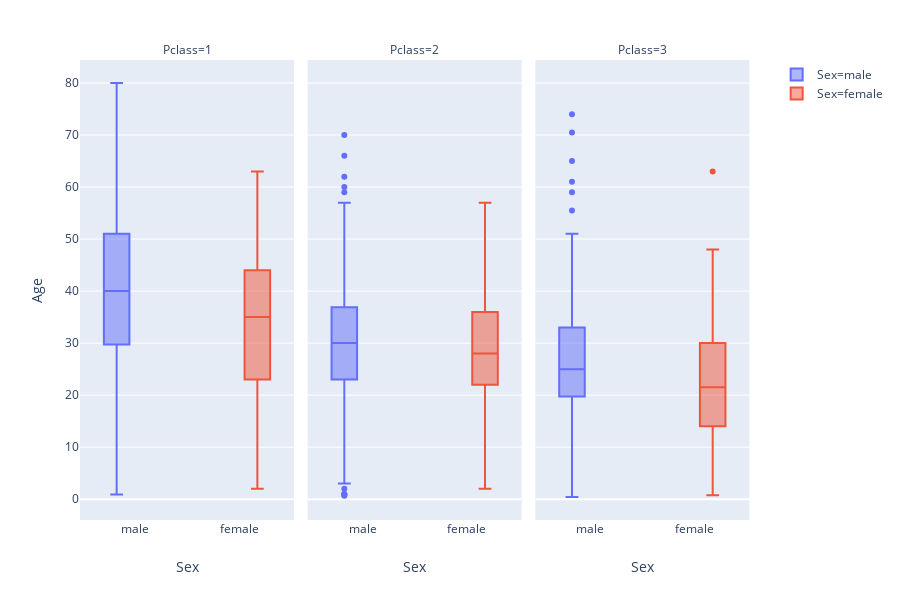

Notebook source saved alongside this figure:
### Code cell
fig = px.box(df.sort_values(by=['Pclass']), x = "Sex",color="Sex", y="Age", facet_col="Pclass")
fig.show()

### Figure 1 — Plotly figure (JSON) as saved in the notebook; plotly's stock layout.template omitted (floating-point values rounded to 4 significant figures; data arrays with more than 128 entries replaced by an {"elided": "..."} marker saying what was removed)
{"data": [{"alignmentgroup": "True", "hoverlabel": {"namelength": 0}, "hovertemplate": "Sex=%{x}<br>Pclass=1<br>Age=%{y}", "legendgroup": "Sex=male", "marker": {"color": "#636efa"}, "name": "Sex=male", "notched": false, "offsetgroup": "Sex=male", "orientation": "v", "showlegend": true, "type": "box", "x": ["male", "male", "male", "male", "male", "male", "male", "male", "male", "male", "male", "male", "male", "male", "male", "male", "male", "male", "male", "male", "male", "male", "male", "male", "male", "male", "male", "male", "male", "male", "male", "male", "male", "male", "male", "male", "male", "male", "male", "male", "male", "male", "male", "male", "male", "male", "male", "male", "male", "male", "male", "male", "male", "male", "male", "male", "male", "male", "male", "male", "male", "male", "male", "male", "male", "male", "male", "male", "male", "male", "male", "male", "male", "male", "male", "male", "male", "male", "male", "male", "male", "male", "male", "male", "male", "male", "male", "male", "male", "male", "male", "male", "male", "male", "male", "male", "male", "male", "male", "male", "male", "male", "male", "male", "male", "male", "male", "male", "male", "male", "male", "male", "male", "male", "male", "male", "male", "male", "male", "male", "male", "male"], "x0": " ", "xaxis": "x", "y": [4, 0.92, null, 48, null, null, null, 31, null, 60, 45, 49, 42, 29, 38, 45.5, 35, 27, 37, 40, null, null, 56, 61, 29, 45, 38, 19, null, 40, 52, 62, 35, 37, 44, null, 36, 70, 27, 47, 36, null, 35, null, 18, 49, 71, 55, 58, 27, null, null, 62, 36, 17, 64, 50, 60, 45, 25, null, 42, 61, 58, 50, 47, 36, 56, 31, 27, 22, 36, 25, 48, 28, 50, 56, 80, 47, 32, 48, null, 65, 49, 30, 52, 34, 26, 64, null, 36, 38, 47, 31, 24, 11, 37, null, 28, 42, 28, 39, null, 21, 24, 19, 33, 23, 46, 40, 54, 71, null, 28, 51, null, 45, 54, 51, 46, null, 65], "y0": " ", "yaxis": "y"}, {"alignmentgroup": "True", "hoverlabel": {"namelength": 0}, "hovertemplate": "Sex=%{x}<br>Pclass=2<br>Age=%{y}", "legendgroup": "Sex=male", "marker": {"color": "#636efa"}, "name": "Sex=male", "notched": false, "offsetgroup": "Sex=male", "orientation": "v", "showlegend": false, "type": "box", "x": ["male", "male", "male", "male", "male", "male", "male", "male", "male", "male", "male", "male", "male", "male", "male", "male", "male", "male", "male", "male", "male", "male", "male", "male", "male", "male", "male", "male", "male", "male", "male", "male", "male", "male", "male", "male", "male", "male", "male", "male", "male", "male", "male", "male", "male", "male", "male", "male", "male", "male", "male", "male", "male", "male", "male", "male", "male", "male", "male", "male", "male", "male", "male", "male", "male", "male", "male", "male", "male", "male", "male", "male", "male", "male", "male", "male", "male", "male", "male", "male", "male", "male", "male", "male", "male", "male", "male", "male", "male", "male", "male", "male", "male", "male", "male", "male", "male", "male", "male", "male", "male", "male", "male", "male", "male", "male", "male", "male"], "x0": " ", "xaxis": "x2", "y": [28, 25, 36, 2, 30, 52, 66, 31, 39, 1, 54, 43, 0.83, 31, 34, 25, 25, 32, 46, 23, 57, 24, 3, 23, null, 24, 48, null, 34, 28, 32, 29, 30, 60, 16, 0.83, 26, null, 34, 21, 31, 21, 70, 18, null, 36, null, 19, 33, 29, 19, 23, 54, 27, 25, 36.5, 54, null, 23, 1, 44, 28, 42, 18, 30, 27, 32, 51, 30, 19, 18, 34, 59, 24, 39, 3, 0.67, 21, 47, 35, 42, 29, 35, 36, 8, 52, 31, 27, 62, 34, 34, 50, 16, null, 23, null, 23, 37, 36, 39, 30, 28, 25, 42, 32.5, 18, null, 19], "y0": " ", "yaxis": "y2"}, {"alignmentgroup": "True", "hoverlabel": {"namelength": 0}, "hovertemplate": "Sex=%{x}<br>Pclass=3<br>Age=%{y}", "legendgroup": "Sex=male", "marker": {"color": "#636efa"}, "name": "Sex=male", "notched": false, "offsetgroup": "Sex=male", "orientation": "v", "showlegend": false, "type": "box", "x": {"elided": "347 str values"}, "x0": " ", "xaxis": "x3", "y": {"elided": "347 float values"}, "y0": " ", "yaxis": "y3"}, {"alignmentgroup": "True", "hoverlabel": {"namelength": 0}, "hovertemplate": "Sex=%{x}<br>Pclass=1<br>Age=%{y}", "legendgroup": "Sex=female", "marker": {"color": "#EF553B"}, "name": "Sex=female", "notched": false, "offsetgroup": "Sex=female", "orientation": "v", "showlegend": true, "type": "box", "x": ["female", "female", "female", "female", "female", "female", "female", "female", "female", "female", "female", "female", "female", "female", "female", "female", "female", "female", "female", "female", "female", "female", "female", "female", "female", "female", "female", "female", "female", "female", "female", "female", "female", "female", "female", "female", "female", "female", "female", "female", "female", "female", "female", "female", "female", "female", "female", "female", "female", "female", "female", "female", "female", "female", "female", "female", "female", "female", "female", "female", "female", "female", "female", "female", "female", "female", "female", "female", "female", "female", "female", "female", "female", "female", "female", "female", "female", "female", "female", "female", "female", "female", "female", "female", "female", "female", "female", "female", "female", "female", "female", "female"], "x0": " ", "xaxis": "x", "y": [24, 30, 17, null, 24, 18, 2, 19, 26, 38, 53, 50, 22, 31, 24, 41, 18, 16, 36, 40, null, 63, 31, 33, 36, 51, 58, 32, 44, 50, 43, 17, 35, 35, 58, 29, 35, 30, null, 21, 22, 15, 60, 54, 16, 40, 25, 54, 35, 30, 44, 39, 39, 39, 48, 18, 36, 22, 30, 52, 33, 23, null, 42, null, 24, 35, 21, null, 24, 14, null, 58, null, 30, 19, 56, 39, 33, 52, 49, 47, null, 23, 45, 35, 19, 38, 49, 48, 22, 16], "y0": " ", "yaxis": "y"}, {"alignmentgroup": "True", "hoverlabel": {"namelength": 0}, "hovertemplate": "Sex=%{x}<br>Pclass=2<br>Age=%{y}", "legendgroup": "Sex=female", "marker": {"color": "#EF553B"}, "name": "Sex=female", "notched": false, "offsetgroup": "Sex=female", "orientation": "v", "showlegend": false, "type": "box", "x": ["female", "female", "female", "female", "female", "female", "female", "female", "female", "female", "female", "female", "female", "female", "female", "female", "female", "female", "female", "female", "female", "female", "female", "female", "female", "female", "female", "female", "female", "female", "female", "female", "female", "female", "female", "female", "female", "female", "female", "female", "female", "female", "female", "female", "female", "female", "female", "female", "female", "female", "female", "female", "female", "female", "female", "female", "female", "female", "female", "female", "female", "female", "female", "female", "female", "female", "female", "female", "female", "female", "female", "female", "female", "female", "female", "female"], "x0": " ", "xaxis": "x2", "y": [45, 5, 26, 44, 24, 28, 29, 42, 40, 28, 24, 13, 30, 22, 28, 34, 33, 36, 24, 17, 45, 22, 21, 18, 24, 23, 28, 33, 27, 29, 18, 3, 34, 17, 4, 19, 28, 50, 27, 42, 36, 40, 38, 8, 55, 24, 32, 24, 57, 29, 7, 54, null, 4, 35, 30, 25, 31, 19, 48, 2, 6, 27, 34, 36, 40, 14, 24, 34, 50, 25, 50, 41, 32.5, 30, null], "y0": " ", "yaxis": "y2"}, {"alignmentgroup": "True", "hoverlabel": {"namelength": 0}, "hovertemplate": "Sex=%{x}<br>Pclass=3<br>Age=%{y}", "legendgroup": "Sex=female", "marker": {"color": "#EF553B"}, "name": "Sex=female", "notched": false, "offsetgroup": "Sex=female", "orientation": "v", "showlegend": false, "type": "box", "x": {"elided": "144 str values"}, "x0": " ", "xaxis": "x3", "y": {"elided": "144 float values"}, "y0": " ", "yaxis": "y3"}], "layout": {"annotations": [{"font": {}, "showarrow": false, "text": "Pclass=1", "x": 0.1567, "xanchor": "center", "xref": "paper", "y": 1, "yanchor": "bottom", "yref": "paper"}, {"font": {}, "showarrow": false, "text": "Pclass=2", "x": 0.49, "xanchor": "center", "xref": "paper", "y": 1, "yanchor": "bottom", "yref": "paper"}, {"font": {}, "showarrow": false, "text": "Pclass=3", "x": 0.8233, "xanchor": "center", "xref": "paper", "y": 1, "yanchor": "bottom", "yref": "paper"}], "boxmode": "group", "height": 600, "legend": {"tracegroupgap": 0}, "margin": {"t": 60}, "xaxis": {"anchor": "y", "categoryarray": ["male", "female"], "categoryorder": "array", "domain": [0, 0.3133], "title": {"text": "Sex"}}, "xaxis2": {"anchor": "y2", "categoryarray": ["male", "female"], "categoryorder": "array", "domain": [0.3333, 0.6467], "matches": "x", "title": {"text": "Sex"}}, "xaxis3": {"anchor": "y3", "categoryarray": ["male", "female"], "categoryorder": "array", "domain": [0.6667, 0.98], "matches": "x", "title": {"text": "Sex"}}, "yaxis": {"anchor": "x", "domain": [0, 1], "title": {"text": "Age"}}, "yaxis2": {"anchor": "x2", "domain": [0, 1], "matches": "y", "showticklabels": false}, "yaxis3": {"anchor": "x3", "domain": [0, 1], "matches": "y", "showticklabels": false}}}
